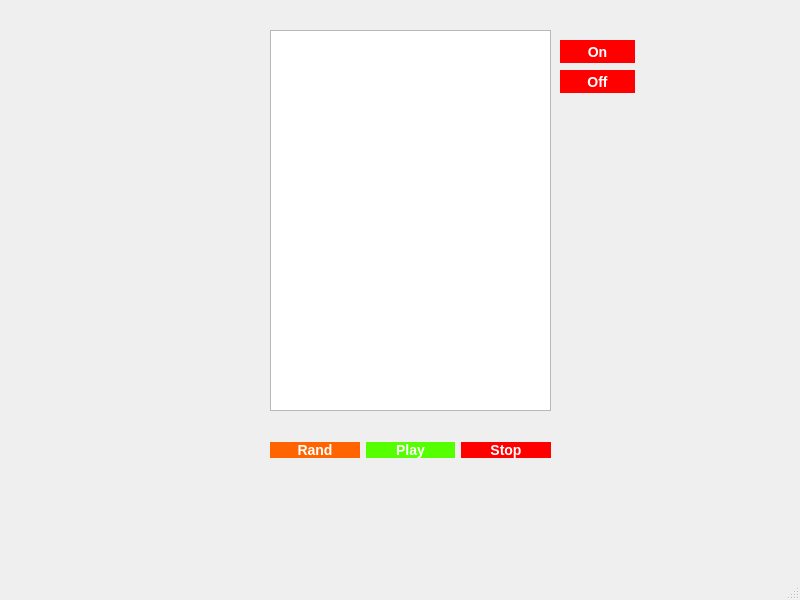
<?xml version="1.0" encoding="UTF-8"?>
<ui version="4.0">
 <class>MainWindow</class>
 <widget class="QMainWindow" name="MainWindow">
  <property name="geometry">
   <rect>
    <x>0</x>
    <y>0</y>
    <width>800</width>
    <height>600</height>
   </rect>
  </property>
  <property name="windowTitle">
   <string>MainWindow</string>
  </property>
  <widget class="QWidget" name="centralwidget">
   <widget class="QListWidget" name="listWidget">
    <property name="geometry">
     <rect>
      <x>270</x>
      <y>30</y>
      <width>281</width>
      <height>381</height>
     </rect>
    </property>
   </widget>
   <widget class="QWidget" name="gridLayoutWidget">
    <property name="geometry">
     <rect>
      <x>270</x>
      <y>410</y>
      <width>281</width>
      <height>80</height>
     </rect>
    </property>
    <layout class="QGridLayout" name="gridLayout_2">
     <item row="0" column="0">
      <widget class="QPushButton" name="pushButton">
       <property name="styleSheet">
        <string notr="true">background-color:rgb(255,100,0); color: white;
wight: 75px;
hight: 75px;
font-size: 14px;
font-weight: bold;
border: none;</string>
       </property>
       <property name="text">
        <string>Rand</string>
       </property>
      </widget>
     </item>
     <item row="0" column="1">
      <widget class="QPushButton" name="pushButton_2">
       <property name="styleSheet">
        <string notr="true">background-color:rgb(85,255,0); color: white;
wight: 75px;
hight: 75px;
font-size: 14px;
font-weight: bold;
border: none;</string>
       </property>
       <property name="text">
        <string>Play</string>
       </property>
      </widget>
     </item>
     <item row="0" column="2">
      <widget class="QPushButton" name="pushButton_3">
       <property name="styleSheet">
        <string notr="true">background-color:rgb(255, 0, 0); color: white;
wight: 75px;
hight: 75px;
font-size: 14px;
font-weight: bold;
border: none;</string>
       </property>
       <property name="text">
        <string>Stop</string>
       </property>
      </widget>
     </item>
    </layout>
   </widget>
   <widget class="QPushButton" name="pushButton_4">
    <property name="geometry">
     <rect>
      <x>560</x>
      <y>40</y>
      <width>75</width>
      <height>23</height>
     </rect>
    </property>
    <property name="styleSheet">
     <string notr="true">background-color:rgb(255, 0, 0); color: white;
wight: 75px;
hight: 75px;
font-size: 14px;
font-weight: bold;
border: none;</string>
    </property>
    <property name="text">
     <string>On</string>
    </property>
   </widget>
   <widget class="QPushButton" name="pushButton_5">
    <property name="geometry">
     <rect>
      <x>560</x>
      <y>70</y>
      <width>75</width>
      <height>23</height>
     </rect>
    </property>
    <property name="styleSheet">
     <string notr="true">background-color:rgb(255, 0, 0); color: white;
wight: 75px;
hight: 75px;
font-size: 14px;
font-weight: bold;
border: none;</string>
    </property>
    <property name="text">
     <string>Off</string>
    </property>
   </widget>
  </widget>
  <widget class="QMenuBar" name="menubar">
   <property name="geometry">
    <rect>
     <x>0</x>
     <y>0</y>
     <width>800</width>
     <height>21</height>
    </rect>
   </property>
  </widget>
  <widget class="QStatusBar" name="statusbar"/>
 </widget>
 <resources/>
 <connections/>
</ui>
